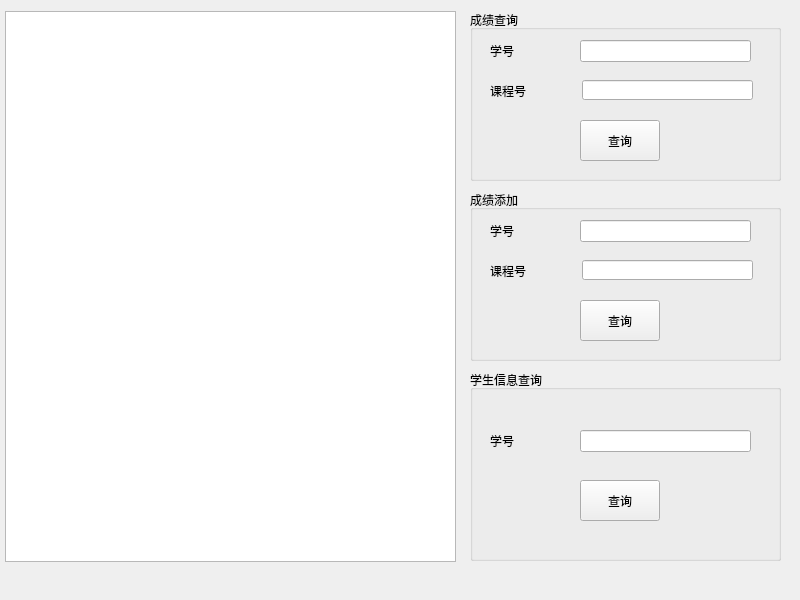
<?xml version="1.0" encoding="UTF-8"?>
<ui version="4.0">
 <class>MainWindow</class>
 <widget class="QMainWindow" name="MainWindow">
  <property name="geometry">
   <rect>
    <x>0</x>
    <y>0</y>
    <width>800</width>
    <height>600</height>
   </rect>
  </property>
  <property name="windowTitle">
   <string>MainWindow</string>
  </property>
  <widget class="QWidget" name="centralwidget">
   <widget class="QGroupBox" name="groupBox">
    <property name="geometry">
     <rect>
      <x>470</x>
      <y>10</y>
      <width>311</width>
      <height>171</height>
     </rect>
    </property>
    <property name="title">
     <string>成绩查询</string>
    </property>
    <widget class="QLineEdit" name="lineEdit">
     <property name="geometry">
      <rect>
       <x>110</x>
       <y>30</y>
       <width>171</width>
       <height>22</height>
      </rect>
     </property>
    </widget>
    <widget class="QLineEdit" name="lineEdit_2">
     <property name="geometry">
      <rect>
       <x>112</x>
       <y>70</y>
       <width>171</width>
       <height>20</height>
      </rect>
     </property>
    </widget>
    <widget class="QLabel" name="label">
     <property name="geometry">
      <rect>
       <x>20</x>
       <y>30</y>
       <width>61</width>
       <height>21</height>
      </rect>
     </property>
     <property name="text">
      <string>学号</string>
     </property>
    </widget>
    <widget class="QLabel" name="label_2">
     <property name="geometry">
      <rect>
       <x>20</x>
       <y>70</y>
       <width>61</width>
       <height>21</height>
      </rect>
     </property>
     <property name="text">
      <string>课程号</string>
     </property>
    </widget>
    <widget class="QPushButton" name="pushButton">
     <property name="geometry">
      <rect>
       <x>110</x>
       <y>110</y>
       <width>80</width>
       <height>41</height>
      </rect>
     </property>
     <property name="text">
      <string>查询</string>
     </property>
    </widget>
   </widget>
   <widget class="QGroupBox" name="groupBox_3">
    <property name="geometry">
     <rect>
      <x>470</x>
      <y>370</y>
      <width>311</width>
      <height>191</height>
     </rect>
    </property>
    <property name="title">
     <string>学生信息查询</string>
    </property>
    <widget class="QLabel" name="label_5">
     <property name="geometry">
      <rect>
       <x>20</x>
       <y>60</y>
       <width>61</width>
       <height>21</height>
      </rect>
     </property>
     <property name="text">
      <string>学号</string>
     </property>
    </widget>
    <widget class="QPushButton" name="pushButton_3">
     <property name="geometry">
      <rect>
       <x>110</x>
       <y>110</y>
       <width>80</width>
       <height>41</height>
      </rect>
     </property>
     <property name="text">
      <string>查询</string>
     </property>
    </widget>
    <widget class="QLineEdit" name="lineEdit_5">
     <property name="geometry">
      <rect>
       <x>110</x>
       <y>60</y>
       <width>171</width>
       <height>22</height>
      </rect>
     </property>
    </widget>
   </widget>
   <widget class="QGroupBox" name="groupBox_2">
    <property name="geometry">
     <rect>
      <x>470</x>
      <y>190</y>
      <width>311</width>
      <height>171</height>
     </rect>
    </property>
    <property name="title">
     <string>成绩添加</string>
    </property>
    <widget class="QLineEdit" name="lineEdit_3">
     <property name="geometry">
      <rect>
       <x>110</x>
       <y>30</y>
       <width>171</width>
       <height>22</height>
      </rect>
     </property>
    </widget>
    <widget class="QLineEdit" name="lineEdit_4">
     <property name="geometry">
      <rect>
       <x>112</x>
       <y>70</y>
       <width>171</width>
       <height>20</height>
      </rect>
     </property>
    </widget>
    <widget class="QLabel" name="label_3">
     <property name="geometry">
      <rect>
       <x>20</x>
       <y>30</y>
       <width>61</width>
       <height>21</height>
      </rect>
     </property>
     <property name="text">
      <string>学号</string>
     </property>
    </widget>
    <widget class="QLabel" name="label_4">
     <property name="geometry">
      <rect>
       <x>20</x>
       <y>70</y>
       <width>61</width>
       <height>21</height>
      </rect>
     </property>
     <property name="text">
      <string>课程号</string>
     </property>
    </widget>
    <widget class="QPushButton" name="pushButton_2">
     <property name="geometry">
      <rect>
       <x>110</x>
       <y>110</y>
       <width>80</width>
       <height>41</height>
      </rect>
     </property>
     <property name="text">
      <string>查询</string>
     </property>
    </widget>
   </widget>
   <widget class="QTableView" name="tableView">
    <property name="geometry">
     <rect>
      <x>5</x>
      <y>11</y>
      <width>451</width>
      <height>551</height>
     </rect>
    </property>
   </widget>
  </widget>
 </widget>
 <resources/>
 <connections/>
</ui>
